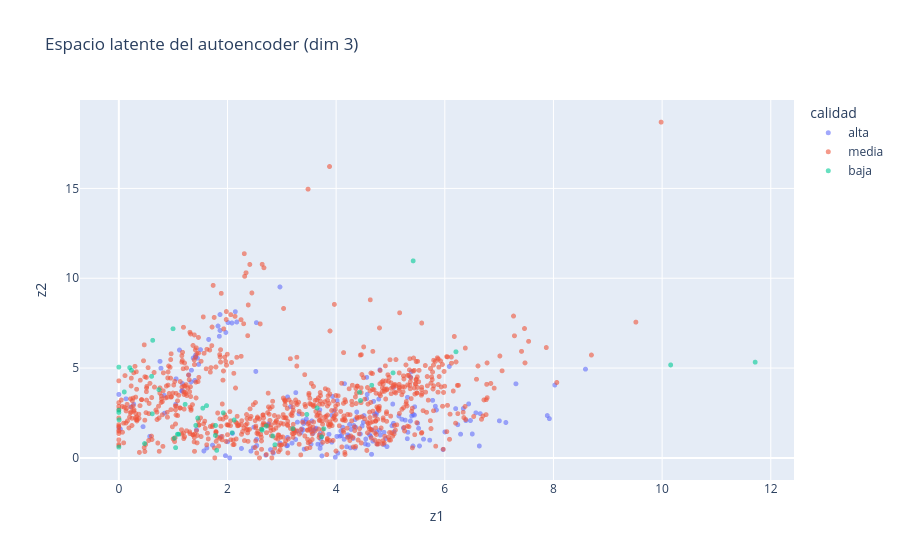

This figure's notebook cell:
### Code cell
ae3 = modelos_ae[3]
encoder = keras.Model(ae3.input, ae3.get_layer("latente").output)
Z = encoder.predict(Xq_te_s, verbose=0)
df_lat = pd.DataFrame(Z[:, :2], columns=["z1", "z2"])
df_lat["calidad"] = pd.Series(yq_te).map(dict(enumerate(niveles))).values
fig = px.scatter(df_lat, x="z1", y="z2", color="calidad",
                 title="Espacio latente del autoencoder (dim 3)", opacity=0.6)
fig.update_traces(marker_size=5)
fig.show()

### Figure 1 — Plotly figure (JSON) as saved in the notebook; plotly's stock layout.template omitted (floating-point values rounded to 4 significant figures; data arrays with more than 128 entries replaced by an {"elided": "..."} marker saying what was removed)
{"data": [{"hovertemplate": "calidad=alta<br>z1=%{x}<br>z2=%{y}<extra></extra>", "legendgroup": "alta", "marker": {"color": "#636efa", "opacity": 0.6, "size": 5, "symbol": "circle"}, "mode": "markers", "name": "alta", "showlegend": true, "type": "scattergl", "x": {"elided": "202 float values"}, "xaxis": "x", "y": {"elided": "202 float values"}, "yaxis": "y"}, {"hovertemplate": "calidad=media<br>z1=%{x}<br>z2=%{y}<extra></extra>", "legendgroup": "media", "marker": {"color": "#EF553B", "opacity": 0.6, "size": 5, "symbol": "circle"}, "mode": "markers", "name": "media", "showlegend": true, "type": "scattergl", "x": {"elided": "815 float values"}, "xaxis": "x", "y": {"elided": "815 float values"}, "yaxis": "y"}, {"hovertemplate": "calidad=baja<br>z1=%{x}<br>z2=%{y}<extra></extra>", "legendgroup": "baja", "marker": {"color": "#00cc96", "opacity": 0.6, "size": 5, "symbol": "circle"}, "mode": "markers", "name": "baja", "showlegend": true, "type": "scattergl", "x": [1.777, 3.203, 0.0, 0.6036, 0.0, 1.081, 1.045, 2.638, 0.4744, 3.774, 3.65, 2.087, 2.632, 0.0, 6.205, 0.2324, 1.417, 1.78, 5.418, 1.451, 4.447, 2.122, 1.802, 11.71, 0.2004, 0.9985, 1.546, 4.656, 1.102, 0.1005, 0.005416, 1.922, 3.734, 10.16, 2.715, 4.432, 2.874, 1.221, 0.7379, 1.021, 1.615, 0.6159, 2.833, 0.0, 5.048, 3.46, 0.6237], "xaxis": "x", "y": [1.25, 1.626, 0.5991, 4.539, 2.531, 1.317, 0.5664, 1.539, 0.7961, 1.618, 2.777, 1.398, 1.598, 5.052, 5.906, 4.878, 1.805, 1.804, 10.97, 2.215, 3.192, 2.111, 0.42, 5.328, 5.022, 7.189, 2.769, 4.043, 1.317, 3.67, 2.118, 2.509, 1.171, 5.174, 1.773, 3.651, 0.7328, 2.981, 3.797, 1.091, 2.909, 2.453, 1.216, 2.652, 4.733, 2.42, 6.545], "yaxis": "y"}], "layout": {"legend": {"title": {"text": "calidad"}, "tracegroupgap": 0}, "title": {"text": "Espacio latente del autoencoder (dim 3)"}, "xaxis": {"anchor": "y", "domain": [0, 1], "title": {"text": "z1"}}, "yaxis": {"anchor": "x", "domain": [0, 1], "title": {"text": "z2"}}}}
